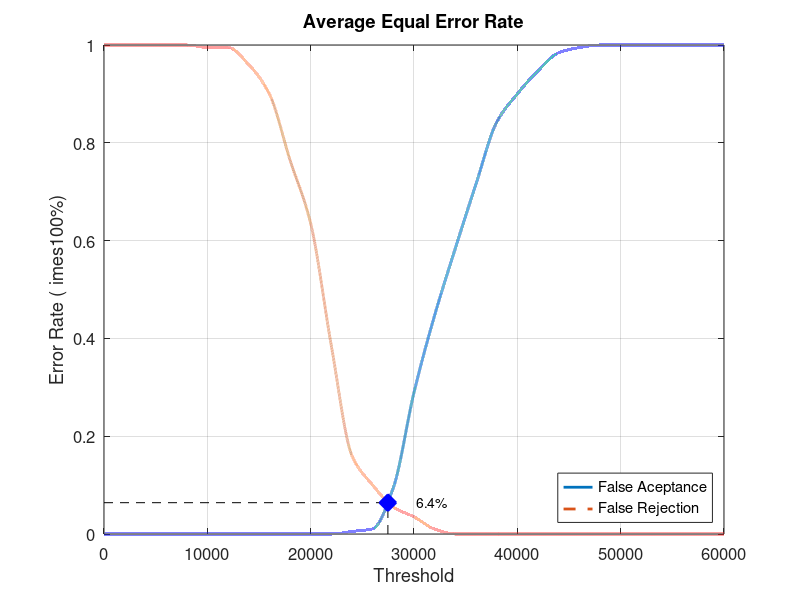
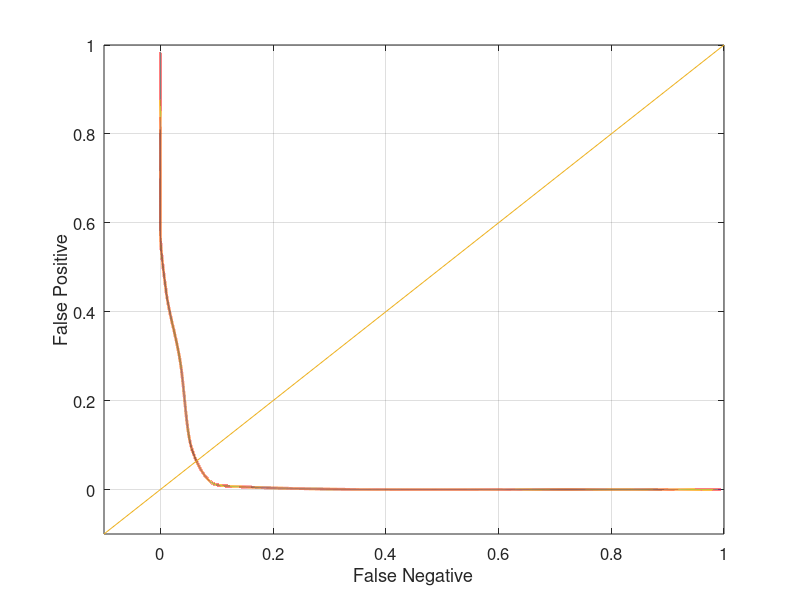

MATLAB code to generate these figures, in order:
close all;
clear;
clc;
x = 0:2000:60000;
xq = 0:0.5:60000;

y0 = [0 0 0 0 0 0 0 0 0 0 0 0 0.00526316 0.0105263 0.0947368 0.289474 0.447368 0.584211 0.715789 0.842105 0.9 0.947368 0.984211 0.994737 1 1 1 1 1 1 1]
yy0 = interp1(x, y0, xq, 'pchip');
y1 = [1 1 1 1 1 0.995 0.995 0.96 0.9 0.765 0.635 0.385 0.16 0.1 0.055 0.035 0.01 0 0 0 0 0 0 0 0 0 0 0 0 0 0]
yy1 = interp1(x, y1, xq, 'pchip');

% Calculating EER: 
y2 = abs(y0 - y1);
find(y2 == min(y2))
yy2 = abs(yy0 - yy1);
xEER = find(yy2 == min(yy2));
xEERIndex = xq(xEER) % X-axis EER
yEER = yy0(xEER) % Y-axis EER

main = figure
plot(xq, yy0,'-','LineWidth', 2);	hold on
plot(xq, yy1,'--','LineWidth', 2);	hold on
plot([xEERIndex xEERIndex], [0 yEER], 'k--');	hold on
plot([0 xEERIndex], [yEER yEER], 'k--');	hold on
plot(xEERIndex, yEER, 'bx', 'LineWidth', 10);	hold on
text(xEERIndex + 10 * xEERIndex / 100, yEER, [num2str(round((10000 * yEER)) / 100) '%'])
legend('False Aceptance', 'False Rejection', 'Location', 'SouthEast')
xlabel('Threshold')
ylabel('Error Rate (	imes100%)')
title('Average Equal Error Rate')
set(gca, 'FontSize', 12)
axis([0 60000 0 1])
grid on

print(main, 'Database5_4Main', '-dpng');
FNRxFPR = figure('Color', [1 1 1]);
plot(yy1, yy0, '-', yy1, yy0, 'LineWidth', 2);
hold on
y = -0.1:0.1:1
plot(y, y); 
set(gca, 'FontSize', 12)
xlabel('False Negative')
ylabel('False Positive')
axis([-0.1 1 -0.1 1])
set(gca, 'FontSize', 12)
grid on

print(FNRxFPR, 'Database5_4FNRxFPR','-dpng');
